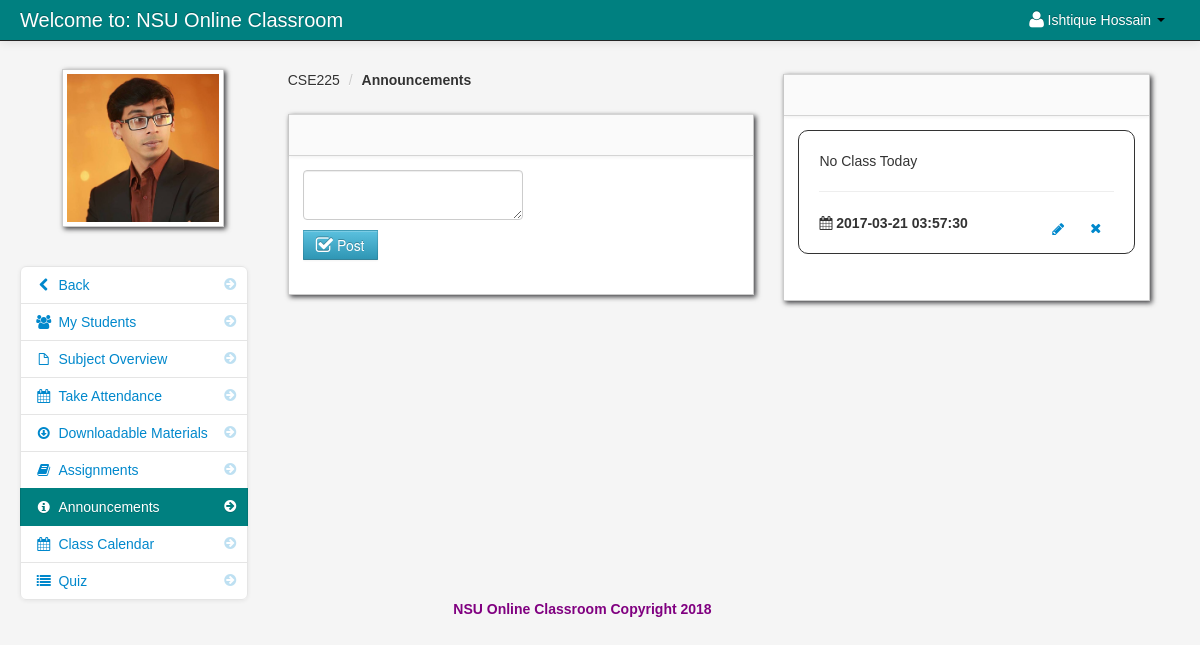
/announcements.php?id=2 (signed in), run on the app's committed database.
### tables this page shows
CREATE TABLE `teacher` (
  `teacher_id` int(11) NOT NULL,
  `username` varchar(100) NOT NULL,
  `password` varchar(200) NOT NULL,
  `firstname` varchar(100) NOT NULL,
  `lastname` varchar(100) NOT NULL,
  `department_id` int(11) NOT NULL,
  `location` varchar(200) NOT NULL,
  `about` varchar(500) NOT NULL,
  `teacher_status` varchar(20) NOT NULL,
  `teacher_stat` varchar(100) NOT NULL
);

CREATE TABLE `teacher_class` (
  `teacher_class_id` int(11) NOT NULL,
  `teacher_id` int(11) NOT NULL,
  `class_id` int(11) NOT NULL,
  `semester` varchar(100) NOT NULL,
  `thumbnails` varchar(100) NOT NULL,
  `school_year` varchar(100) NOT NULL,
  `class_title` varchar(100) NOT NULL,
  `description` longtext NOT NULL,
  `Credit` int(11) NOT NULL,
  `Pre_req` varchar(100) NOT NULL
);

CREATE TABLE `class` (
  `class_id` int(11) NOT NULL,
  `class_name` varchar(100) NOT NULL
);

CREATE TABLE `teacher_class_announcements` (
  `teacher_class_announcements_id` int(11) NOT NULL,
  `content` varchar(500) NOT NULL,
  `teacher_id` varchar(100) NOT NULL,
  `teacher_class_id` int(11) NOT NULL,
  `date` varchar(50) NOT NULL
);

### session.php (called while the page is built, shortened)
<?php
$session_id=$_SESSION['id'];
?>

### announcements.php (the view, shortened to what this page needs)
<?php include('header_dashboard.php'); ?>
<?php include('session.php'); ?>
<?php $get_id = $_GET['id']; ?>
    <body>
		<?php include('navbar_teacher.php'); ?>
        <div class="container-fluid">
            <div class="row-fluid">
				<?php include('annoucement_link.php'); ?>
                <div class="span5" id="content">
                     <div class="row-fluid">
										<?php $class_query = mysql_query("select * from teacher_class
										LEFT JOIN class ON class.class_id = teacher_class.class_id
										where teacher_class_id = '$get_id'")or die(mysql_error());
										$class_row = mysql_fetch_array($class_query);
										?>
					     <ul class="breadcrumb">
							<li><a href="#"><?php echo $class_row['class_name']; ?></a> <span class="divider">/</span></li>
							<li><a href="#"><b>Announcements</b></a></li>
						</ul>
                        <div id="block_bg" class="block">
                            <div class="navbar navbar-inner block-header">
                            </div>
                            <div class="block-content collapse in">
                                <div class="span12">
								<form method="post">
								<textarea name="content" id="ckeditor_full"></textarea>
								<br>
								<button name="post" class="btn btn-info"><i class="icon-check icon-large"></i> Post</button>
								</form>
                                </div>
                            </div>
                        </div>
                    </div>
                </div>
				<div class="span4 row-fluid">
                        <div id="block_bg" class="block">
                            <div class="navbar navbar-inner block-header">
                            </div>
                            <div class="block-content collapse in">
                                <div class="span12">
								 <?php
								 $query_announcement = mysql_query("select * from teacher_class_announcements
																	where teacher_id = '$session_id'  and  teacher_class_id = '$get_id' order by date DESC
																	")or die(mysql_error());
								 while($row = mysql_fetch_array($query_announcement)){
								 $id = $row['teacher_class_announcements_id'];
								 ?>
											<div class="post"  id="del<?php echo $id; ?>">
											<?php echo $row['content']; ?>
											<hr>
											<strong><i class="icon-calendar"></i> <?php echo $row['date']; ?></strong>
											<div class="pull-right">
											<a class="btn btn-link"  href="#<?php echo $id; ?>" data-toggle="modal" ><i class="icon-remove"></i> </a>
											</div>
											<div class="pull-right">
												<form method="post" action="edit_post.php<?php echo '?id='.$get_id; ?>">
												<button class="btn btn-link" name="edit"><i class="icon-pencil"></i> </button>
												</form>
											</div>
											</div>
								<?php } ?>
                                </div>
                            </div>
                        </div>
                    </div>
                </div>
            </div>
		<?php include('footer.php'); ?>
		<?php include('script.php'); ?>
    </body>
</html>

### navbar_teacher.php (shortened to what this page needs)
	<div class="navbar navbar-fixed-top navbar-inverse">
           <div class="navbar-inner">
               <div class="container-fluid">
                   <a class="brand" href="#">Welcome to: NSU Online Classroom</a>
							<div class="nav-collapse collapse">
								<ul class="nav pull-right">
												<?php $query= mysql_query("select * from teacher where teacher_id = '$session_id'")or die(mysql_error());
														$row = mysql_fetch_array($query);
												?>
												<li class="dropdown">
													<a href="#" role="button" class="dropdown-toggle" data-toggle="dropdown"> <i class="icon-user icon-large"></i><?php echo $row['firstname']." ".$row['lastname'];  ?> <i class="caret"></i></a>
												</li>
								</ul>
							</div>
               </div>
           </div>
</div>

### annoucement_link.php
<div class="span3" id="sidebar">
	<img id="avatar" src="admin/<?php echo $row['location']; ?>" class="img-polaroid">
			<ul class="nav nav-list bs-docs-sidenav nav-collapse collapse">
				<li class=""><a href="dasboard_teacher.php"><i class="icon-chevron-right"></i><i class="icon-chevron-left"></i>&nbsp;Back</a></li>
				<li class=""><a href="my_students.php<?php echo '?id='.$get_id; ?>"><i class="icon-chevron-right"></i><i class="icon-group"></i>&nbsp;My Students</a></li>
				<li class=""><a href="subject_overview.php<?php echo '?id='.$get_id; ?>"><i class="icon-chevron-right"></i><i class="icon-file"></i>&nbsp;Subject Overview</a></li>
				<li class=""><a href="take_attendance.php<?php echo '?id='.$get_id; ?>"><i class="icon-chevron-right"></i><i class="icon-calendar"></i>&nbsp;Take Attendance</a></li>
				<li class=""><a href="downloadable.php<?php echo '?id='.$get_id; ?>"><i class="icon-chevron-right"></i><i class="icon-download"></i>&nbsp;Downloadable Materials</a></li>
				<li class=""><a href="assignment.php<?php echo '?id='.$get_id; ?>"><i class="icon-chevron-right"></i><i class="icon-book"></i>&nbsp;Assignments</a></li>
				<li class="active"><a href="announcements.php<?php echo '?id='.$get_id; ?>"><i class="icon-chevron-right"></i><i class="icon-info-sign"></i>&nbsp;Announcements</a></li>
				<li class=""><a href="class_calendar.php<?php echo '?id='.$get_id; ?>"><i class="icon-chevron-right"></i><i class="icon-calendar"></i>&nbsp;Class Calendar</a></li>
			    <li class=""><a href="class_quiz.php<?php echo '?id='.$get_id; ?>"><i class="icon-chevron-right"></i><i class="icon-list"></i>&nbsp;Quiz</a></li>
			</ul>
</div>

### admin/assets/styles.css (style rules this page uses)
body { padding-top: 60px; padding-bottom: 40px; background-color: #f5f5f5; }
#content { margin-left:0px; }
.breadcrumb { margin: 0 0 0px; padding: 10px 0px; background-color: transparent; }
.block { background: url("../images/pixel-60fff.png") repeat scroll 0 0 rgba(0, 0, 0, 0) !important; border: 1px solid #ccc; background: white; margin: 1em 0em; border-top: none; -webkit-box-shadow: 2px 2px 5px rgba(0, 0, 6, 0.75); -moz-box-shadow: 2px 2px 5px rgba(0, 0, 6, 0.75); box-shadow: 2px 2px 5px rgba(0, 0, 6, 0.75); }
.block-content { margin: 1em; min-height: .25em; }
.block-header { margin-bottom: 0px; border-right: none; border-left: none; -webkit-border-radius: 0px; -moz-border-radius: 0px; border-radius: 0px; }
.bs-docs-sidenav { max-width: 228px; margin: 30px 0 0; padding: 0; background-color: #fff; -webkit-border-radius: 6px; -moz-border-radius: 6px; border-radius: 6px; -webkit-box-shadow: 0 1px 4px rgba(0,0,0,.065); -moz-box-shadow: 0 1px 4px rgba(0,0,0,.065); box-shadow: 0 1px 4px rgba(0,0,0,.065); }
.bs-docs-sidenav > li > a { display: block; width: 190px \9; margin: 0 0 -1px; padding: 8px 14px; border: 1px solid #e5e5e5; }
.bs-docs-sidenav > li:first-child > a { -webkit-border-radius: 6px 6px 0 0; -moz-border-radius: 6px 6px 0 0; border-radius: 6px 6px 0 0; }
.bs-docs-sidenav > li:last-child > a { -webkit-border-radius: 0 0 6px 6px; -moz-border-radius: 0 0 6px 6px; border-radius: 0 0 6px 6px; }
.bs-docs-sidenav > .active > a { position: relative; z-index: 2; padding: 9px 15px; border: 0; text-shadow: 0 1px 0 rgba(0,0,0,.15); -webkit-box-shadow: inset 1px 0 0 rgba(0,0,0,.1), inset -1px 0 0 rgba(0,0,0,.1); -moz-box-shadow: inset 1px 0 0 rgba(0,0,0,.1), inset -1px 0 0 rgba(0,0,0,.1); box-shadow: inset 1px 0 0 rgba(0,0,0,.1), inset -1px 0 0 rgba(0,0,0,.1); }
.bs-docs-sidenav .icon-chevron-right { float: right; margin-top: 2px; margin-right: -6px; opacity: .25; }
.bs-docs-sidenav .active .icon-chevron-right, .bs-docs-sidenav .active a:hover .icon-chevron-right { opacity: 1; }

### data on the page
teacher: firstname "Ishtique", lastname "Hossain", location (picture)
teacher_class: class.class_name "CSE225"
teacher_class_announcements: content "No Class Today", date "2017-03-21 03:57:30"
